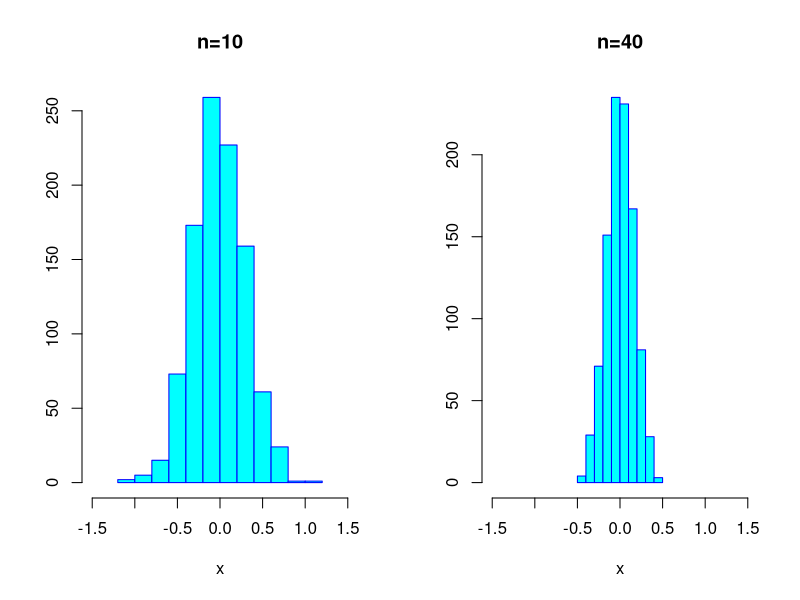

The R source for this figure:
# 4장. 표본분포
# 4-1. 표본분포
# 예제 4-1. 표본평균 xbar 의 분포
m10 <- rep(NA, 1000)
m40 <- rep(NA, 1000)
set.seed(9)
for(i in 1:1000) {
  m10[i] <- mean(rnorm(10))
  m40[i] <- mean(rnorm(40))
}
# 표본평균의 평균과 표준편차
options(digits=4)
c(mean(m10), sd(m10))
c(mean(m40), sd(m40))

par(mfrow=c(1,2))
hist(m10, xlim=c(-1.5, 1.5), main="n=10", xlab="x", 
     ylab="", col="cyan", border="blue")
hist(m40, xlim=c(-1.5, 1.5), main="n=40", xlab="x", 
     ylab="", col="cyan", border="blue")
par(mfrow=c(1,1))
